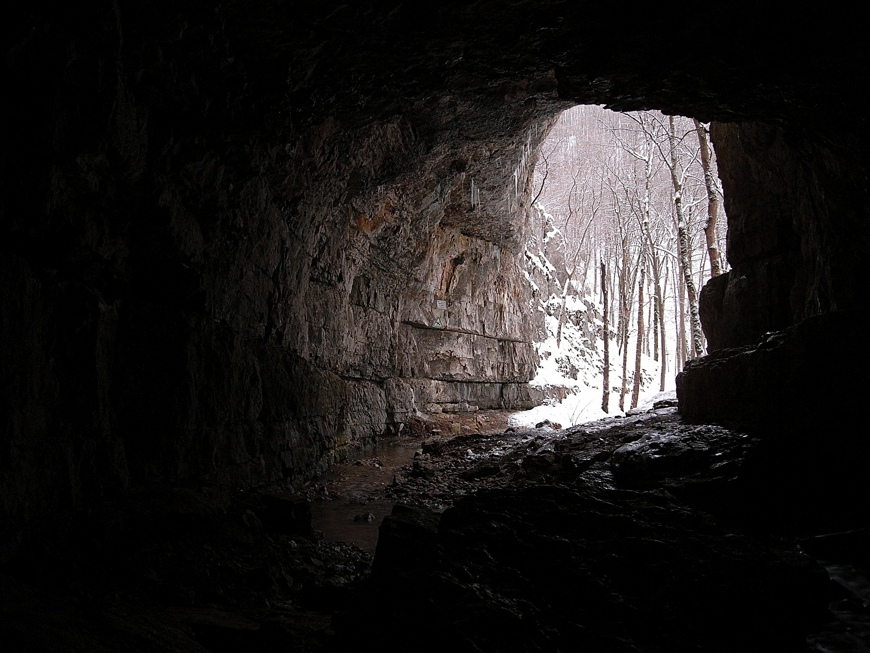
#> input picture cave2.png, 870 x 653 px
$ python main.py   (older library calls are emulated)
#> lines starting #> are read from the running program, lines starting #| are printed output that depends on the picture; after the words box and inside, x2 and y2 are one past the last pixel; in counts of white or black regions, pixels touching at a corner belong together
import numpy as np
import cv2

def make_gaussian_pyramide(im, nlevels=-1):
    pyr = [im.copy()]
    nlevels -= 1
    while nlevels != 0:
        tmp = cv2.pyrDown(pyr[-1])
        pyr += [tmp.copy()]
        if min(*tmp.shape) <= 2:
             break
        nlevels -= 1
    return pyr


# [6 lines left out: function pyrUp, not called in this run]

def make_laplacian_pyramide(im, nlevels=-1):
    im1 = im.astype(np.int16)
    pyr = []
    nlevels -= 1
    while min(*im1.shape) > 2 and nlevels != 0:
        im2 = cv2.pyrDown(im1)
        im3 = cv2.pyrUp(im2, dstsize=im1.shape[::-1])
        layer = im1 - im3
        pyr += [layer]
        im1 = im2
        nlevels -= 1

    pyr += [im1]
    return pyr

# [51 lines left out: functions reconstruct_laplacian_pyramide, pyramidal_merge_pair, test_pyramidal_merge_pair, define_mask, not called in this run]

def define_mask_for_color(imm, headroom=5):

    return np.argmax(np.max(imm, axis=3)*(np.max(imm, axis=3)<(255-headroom)),axis=0)


def define_multi_mask(im, trh = 128):
    return np.argmin(trh-im, axis=2)

# [6 lines left out: function sum_multi_mask, not called in this run]

def pyramidal_merge_multiframe(imm, mask, nlevels=-1,colors=3):

    mpyrm = [0]*len(imm)
    ipyrm = [[0]*colors for _ in range(len(imm))]
    for i in range(0,len(imm)):
        masktmp= (mask == i).astype(np.int16)*255

        mpyrm[i] = make_gaussian_pyramide(masktmp,nlevels)
        for col in range(colors):
            ipyrm[i][col] = make_laplacian_pyramide(imm[i][:,:,col],nlevels)


    u = [np.zeros(ipyrm[0][0][-1].shape) for _ in range(colors)]
    for col in range(colors):

        for i in range (len(imm)):
            u[col]+=ipyrm[i][col][-1]*mpyrm[i][-1]


        for i in range(len(ipyrm[0][col])-2,-1,-1):
            u[col] = cv2.pyrUp(u[col], dstsize=mpyrm[0][i].shape[::-1])
            for j in range(len(imm)):
                u[col] += ipyrm[j][col][i] * mpyrm[j][i]


    u = np.array(u)
    u = np.moveaxis(u, 0, -1) / 255

    return u

def post_process(u, normalize_histogram=0, brgcnt=[0,1], brcn_hsv=[0,1],B = 0):
     #2 for hsv, 0 for ycc
    if normalize_histogram == 1:
        clahe = cv2.createCLAHE(clipLimit=2.0, tileGridSize=(8, 8))
        utmp=u[:,:,B].astype(np.uint8)

        utmp = clahe.apply(utmp)

    elif normalize_histogram == 2:
        u[:,:,B] = cv2.equalizeHist(u[:,:,B])
    u[:,:,B]=u[:,:,B]*brcn_hsv[1]+brcn_hsv[0]
    u = np.clip((u*brgcnt[1]+brgcnt[0]), 0, 255).astype(np.uint8)
    return u


def conv_color(imm, param):
    im_hsv=[0 for _ in range(len(imm))]
    for i in range(len(imm)):
        im_hsv[i] = cv2.cvtColor(imm[i], param)
    return im_hsv

conv_bgr2hsv = lambda imm: conv_color(imm, cv2.COLOR_BGR2HSV)
conv_bgr2yuv = lambda imm: conv_color(imm, cv2.COLOR_BGR2YUV)
conv_hsv2brg = lambda imm: conv_color(imm, cv2.COLOR_HSV2BGR)
conv_yuv2brg = lambda imm: conv_color(imm, cv2.COLOR_HSV2BGR)
conv_bgr2lab = lambda imm: conv_color(imm, cv2.COLOR_BGR2LAB)
conv_lab2bgr = lambda imm: conv_color(imm, cv2.COLOR_LAB2BGR)


def test_change_val(val):
    val+=1
    return


bgr2hsv = lambda bgr: cv2.cvtColor(bgr, cv2.COLOR_BGR2HSV)
bgr2yuv = lambda img: cv2.cvtColor(img, cv2.COLOR_BGR2YUV)
hsv2bgr = lambda hsv: cv2.cvtColor(hsv, cv2.COLOR_HSV2BGR)
yuv2bgr = lambda img: cv2.cvtColor(img, cv2.COLOR_YUV2BGR)
bgr2lab = lambda img: cv2.cvtColor(img, cv2.COLOR_BGR2LAB)
lab2bgr = lambda img: cv2.cvtColor(img, cv2.COLOR_LAB2BGR)


filenames = [
    "cave2.png",
    "cave1.png"
]
resultname = "cave"


imm=[0 for _ in range(len(filenames))]
for f in range(len(filenames)):
    imm[f]=cv2.imread(filenames[f])


msk=define_mask_for_color(imm).astype(np.uint8)
#> in define_mask_for_color, `return np.argmax(np.max(imm, axis=3)*(np.max(imm, axis=3)<(255-headroo..`:
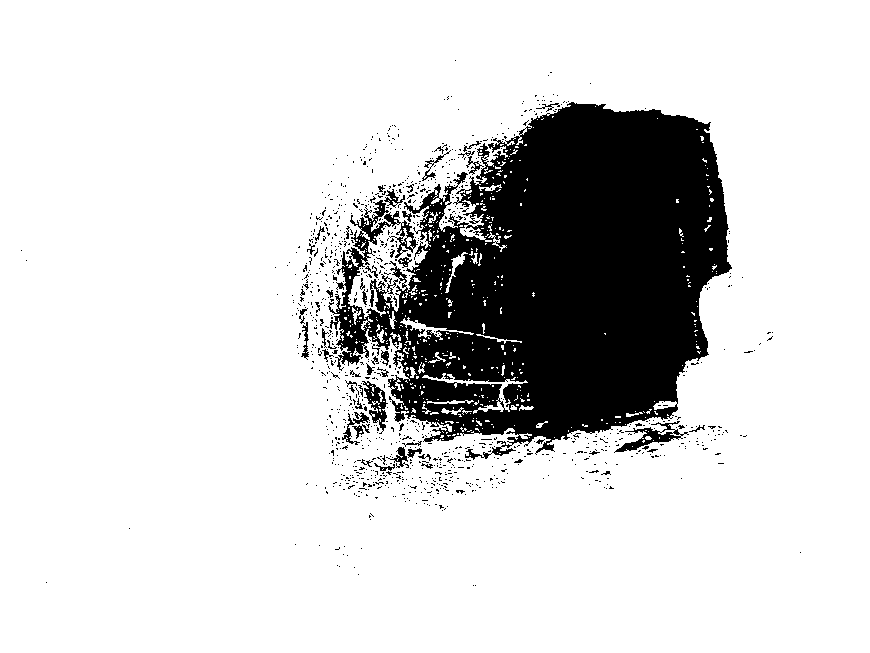
#> returned value: shape (653, 870) int64; values 0 (black) and 1 (white), 83.3% white; 1048 black regions (994 under 20 px), largest, box (x1, y1, x2, y2) and area: (328, 102, 732, 460) 88032, (614, 421, 689, 453) 656, (362, 381, 388, 434) 539
result = np.empty(imm[0].shape)


result = pyramidal_merge_multiframe(conv_bgr2yuv(imm), msk)
#> in pyramidal_merge_multiframe, `mpyrm = [0]*len(imm)`: mpyrm = [0, 0]
#> in pyramidal_merge_multiframe, `ipyrm = [[0]*colors for _ in range(len(imm))]`: ipyrm = [[0, 0, 0], [0, 0, 0]]
#> the loop in pyramidal_merge_multiframe, `for i in range(0,len(imm)):` made 2 passes
#> pass 1, in make_laplacian_pyramide (call 3), `im1 = im.astype(np.int16)`:
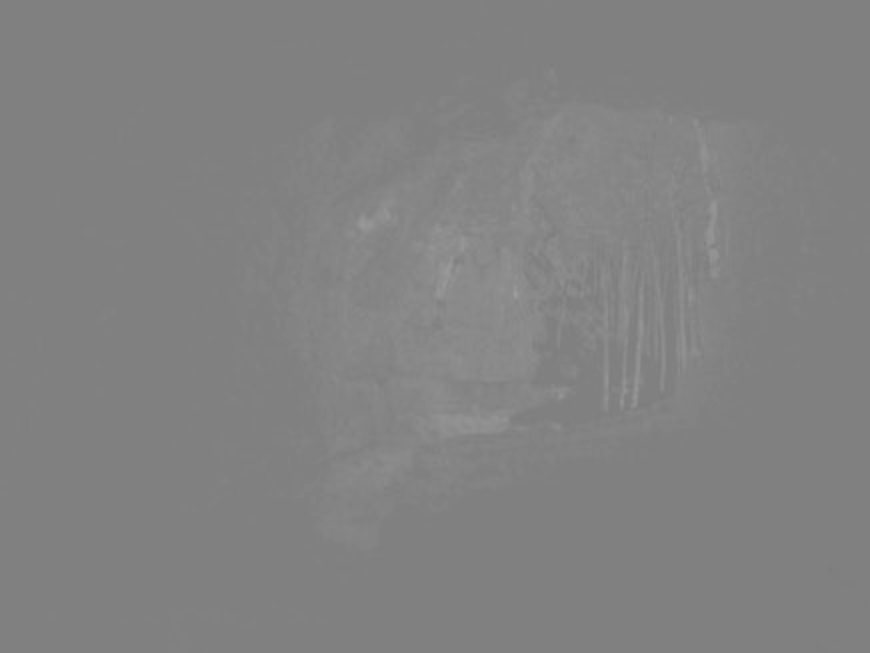
#> im1: shape (653, 870) int16; min 124, max 158, mean 129.6
#> after the loop in pyramidal_merge_multiframe, `for i in range(0,len(imm)):`: ipyrm = 2 items
#> in pyramidal_merge_multiframe, `u = [np.zeros(ipyrm[0][0][-1].shape) for _ in range(colors)]`: u = [[[0, 0], [0, 0]], [[0, 0], [0, 0]], [[0, 0], [0, 0]]]
#> after the loop in pyramidal_merge_multiframe, `for col in range(colors):`: u = 3 items
#> in pyramidal_merge_multiframe, `u = np.moveaxis(u, 0, -1) / 255`:
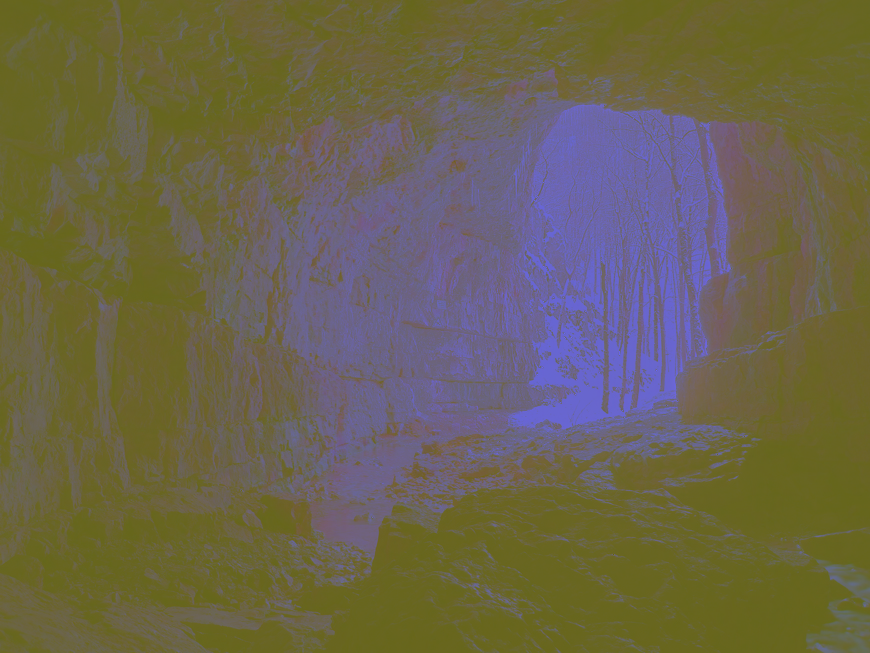
#> u: shape (653, 870, 3) float64; mean of channels 0, 1, 2 81.2, 123.9, 135.6; drawn with min black and max white
brg_cont=[10, .6]

result = yuv2bgr(post_process(result, normalize_histogram=0, brcn_hsv=brg_cont,B=0))
#> in post_process, `u[:,:,B]=u[:,:,B]*brcn_hsv[1]+brcn_hsv[0]`:
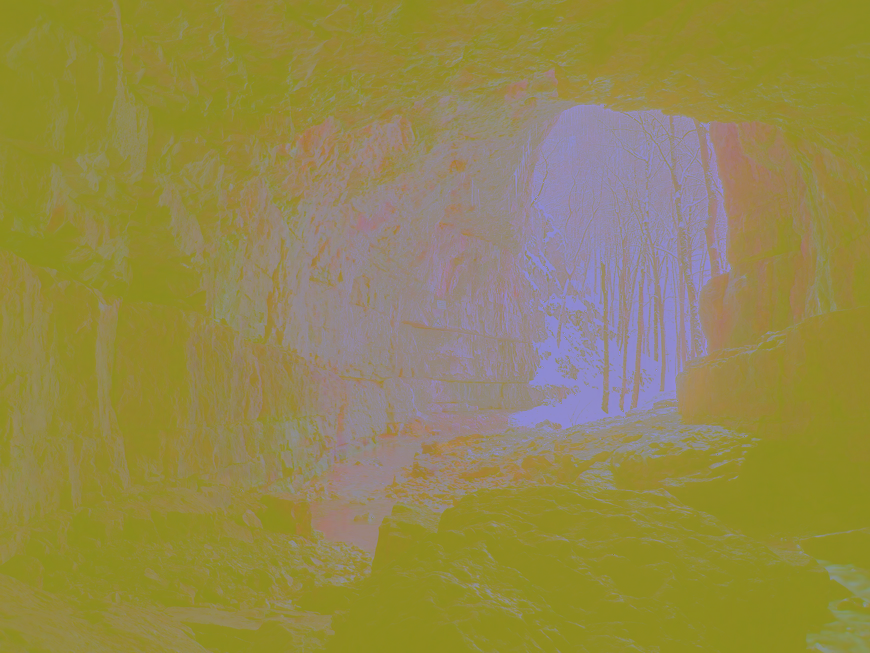
#> u: shape (653, 870, 3) float64; mean of channels 0, 1, 2 58.7, 123.9, 135.6; drawn with min black and max white
#> in post_process, `u = np.clip((u*brgcnt[1]+brgcnt[0]), 0, 255).astype(np.uint8)`:
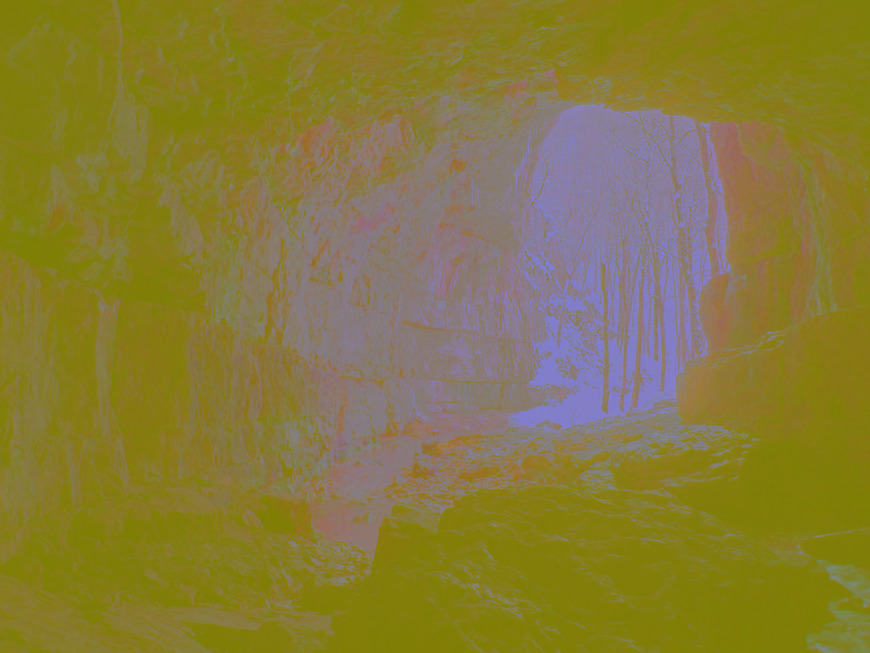
#> u: shape (653, 870, 3); mean of channels 0, 1, 2 58.2, 123.4, 135.1; drawn as B, G, R
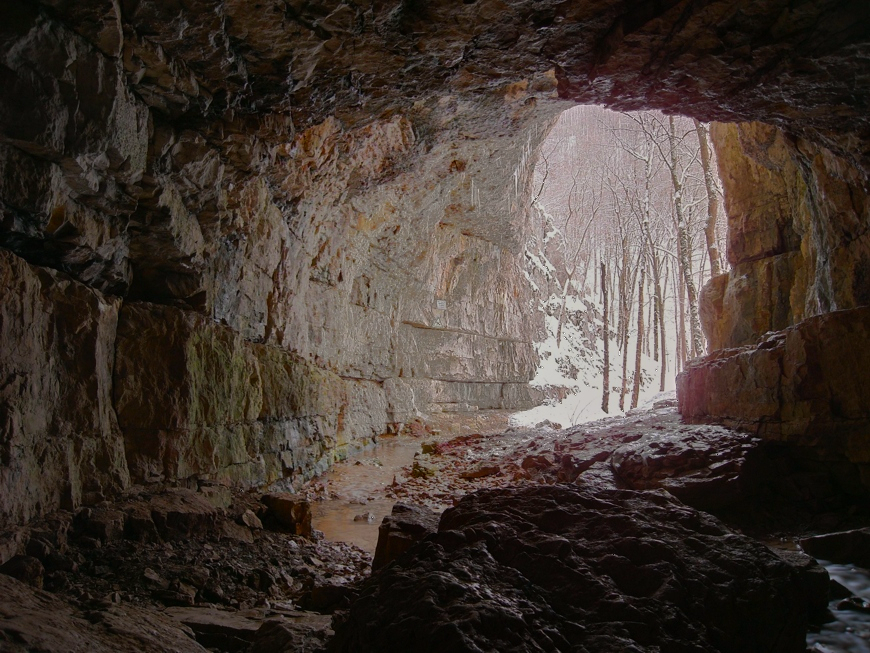
#> result: shape (653, 870, 3); mean B, G, R 49, 55.9, 66.3

resultfilename = resultname + "_" + str(brg_cont)
cv2.imshow(resultfilename + "_mask", (msk*(255/(len(imm)-1))).astype(np.uint8))
cv2.imwrite(resultfilename + "_mask" + ".png", (msk*(255/(len(imm)-1))).astype(np.uint8))


cv2.imshow(resultfilename, result.astype(np.uint8))
cv2.imwrite(resultfilename + ".png",result.astype(np.uint8))


cv2.waitKey()
